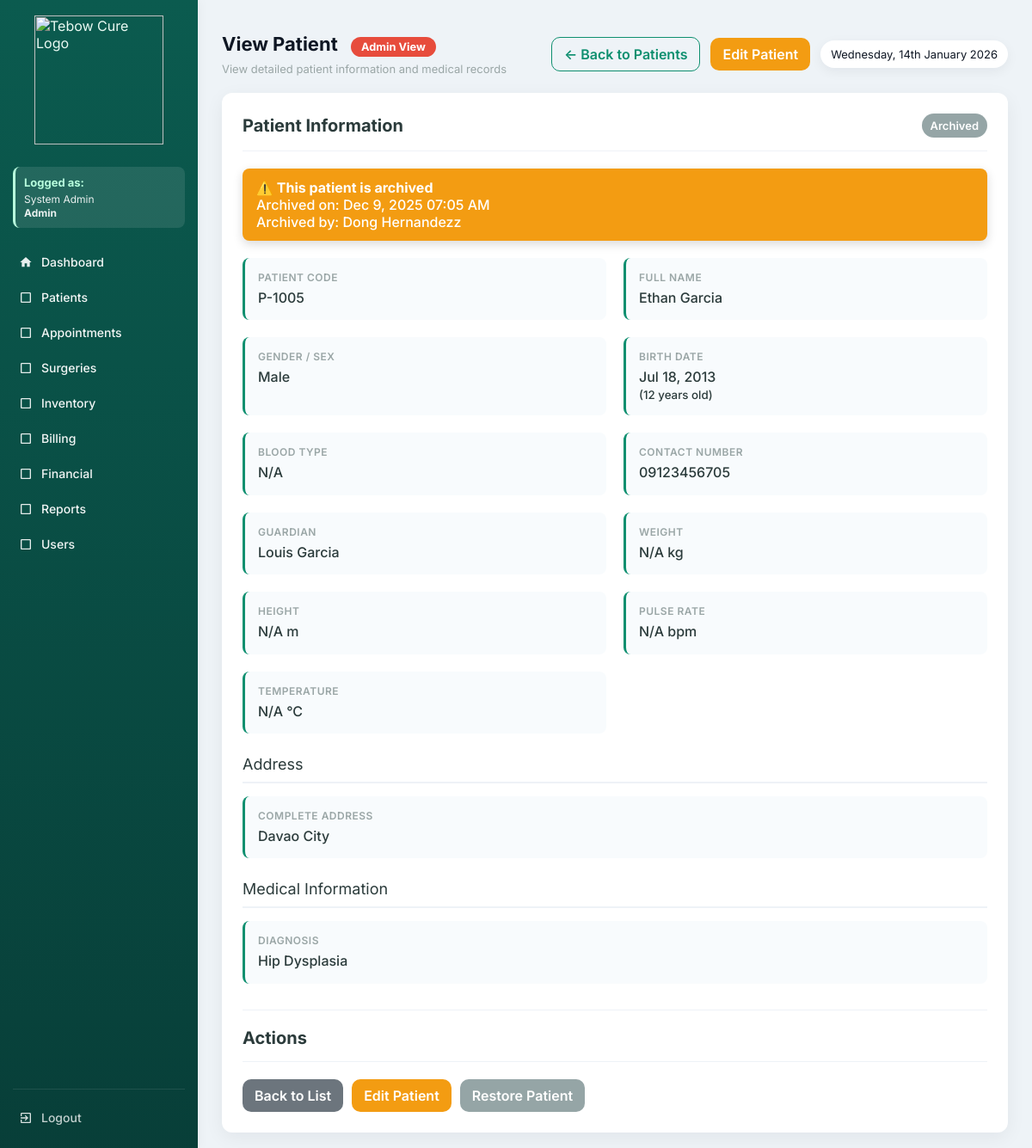
The page /patient_view.php?id=5 (signed in) on the database its author committed.
### tables this page shows
CREATE TABLE `patients` (
  `id` int(11) NOT NULL,
  `patient_code` varchar(20) DEFAULT NULL,
  `first_name` varchar(100) DEFAULT NULL,
  `last_name` varchar(100) DEFAULT NULL,
  `gender` varchar(10) DEFAULT NULL,
  `sex` enum('Male','Female') DEFAULT NULL,
  `birth_date` date DEFAULT NULL,
  `phone` varchar(50) DEFAULT NULL,
  `address` text DEFAULT NULL,
  `guardian` varchar(100) DEFAULT NULL,
  `blood_type` varchar(10) DEFAULT NULL,
  `weight` decimal(5,2) DEFAULT NULL,
  `height` decimal(5,2) DEFAULT NULL,
  `pulse_rate` int(11) DEFAULT NULL,
  `temperature` decimal(4,2) DEFAULT NULL,
  `guardian_name` varchar(150) DEFAULT NULL,
  `created_at` timestamp NOT NULL DEFAULT current_timestamp(),
  `is_archived` tinyint(1) DEFAULT 0,
  `archived_at` datetime DEFAULT NULL,
  `archived_by` int(11) DEFAULT NULL
);

CREATE TABLE `users` (
  `id` int(11) NOT NULL,
  `full_name` varchar(150) DEFAULT NULL,
  `username` varchar(100) DEFAULT NULL,
  `password` varchar(255) DEFAULT NULL,
  `role` enum('Admin','Doctor','Nurse','Staff','Inventory','Billing','SocialWorker') NOT NULL,
  `created_at` timestamp NOT NULL DEFAULT current_timestamp(),
  `is_active` tinyint(1) DEFAULT 1,
  `deactivated_at` datetime DEFAULT NULL
);

### functions.php (called while the page is built, shortened)
<?php
function fetchOne($conn, $sql, $types = null, $params = [])
{
    $stmt = $conn->prepare($sql);
    if ($types) {
        $stmt->bind_param($types, ...$params);
    }
    $stmt->execute();
    $res = $stmt->get_result();
    $row = $res->fetch_assoc();
    return $row;
}
?>

### patient_view.php (the view, shortened to what this page needs)
<?php
require 'config.php';
require 'functions.php';
$current_role = $_SESSION['role'] ?? 'Guest';
$current_name = $_SESSION['name'] ?? 'User';
$role_permissions = [
    'Admin' => [
        'dashboard.php' => 'Dashboard',
        'patients.php' => 'Patients',
        'appointments.php' => 'Appointments',
        'surgeries.php' => 'Surgeries',
        'inventory.php' => 'Inventory',
        'billing.php' => 'Billing',
        'financials.php' => 'Financial',
        'reports.php' => 'Reports',
        'users.php' => 'Users'
    ],
    'Doctor' => [
        'dashboard.php' => 'Dashboard',
        'patients.php' => 'Patients',
        'appointments.php' => 'Appointments',
        'surgeries.php' => 'Surgeries',
        'inventory.php' => 'Inventory',
        'reports.php' => 'Reports'
    ],
    'Nurse' => [
        'dashboard.php' => 'Dashboard',
        'patients.php' => 'Patients',
        'appointments.php' => 'Appointments',
        'inventory.php' => 'Inventory',
        'reports.php' => 'Reports'
    ],
    'Staff' => [
        'dashboard.php' => 'Dashboard',
        'patients.php' => 'Patients',
        'appointments.php' => 'Appointments',
        'reports.php' => 'Reports'
    ],
    'Inventory' => [
        'dashboard.php' => 'Dashboard',
        'inventory.php' => 'Inventory',
        'reports.php' => 'Reports'
    ],
    'Billing' => [
        'dashboard.php' => 'Dashboard',
        'billing.php' => 'Billing',
        'financials.php' => 'Financial',
        'reports.php' => 'Reports'
    ],
    'SocialWorker' => [
        'dashboard.php' => 'Dashboard',
        'financials.php' => 'Financial',
        'reports.php' => 'Reports'
    ]
];
$allowed_pages = $role_permissions[$current_role] ?? ['dashboard.php' => 'Dashboard'];
$patient_id = (int)$_GET['id'];
$current_user_id = $_SESSION['user_id'] ?? 0;
$current_user = fetchOne($conn, "SELECT role FROM users WHERE id = ?", "i", [$current_user_id]);
$is_admin = ($current_user['role'] ?? '') === 'Admin';
$patient = fetchOne($conn, "
    SELECT
        p.*,
        TIMESTAMPDIFF(YEAR, p.birth_date, CURDATE()) AS age,
        GROUP_CONCAT(DISTINCT m.diagnosis SEPARATOR ', ') AS diagnosis,
        u.full_name AS archived_by_name,
        CASE WHEN p.is_archived = 1 THEN 'Archived' ELSE 'Active' END as status_text
    FROM patients p
    LEFT JOIN medical_records m ON p.id = m.patient_id
    LEFT JOIN users u ON p.archived_by = u.id
    WHERE p.id = ?
    GROUP BY p.id
", "i", [$patient_id]);
$diagnosis = $patient['diagnosis'] ?: 'No diagnosis records.';
$is_archived = !empty($patient['is_archived']);
?>
<!DOCTYPE html>
<html lang="en">
<head>
</head>
<body>
  <div class="app">
    <aside class="sidebar" id="sidebar">
      <div class="logo-wrap">
        <a href="dashboard.php" style="display: block;">
          <img src="logo.png" alt="Tebow Cure Logo">
        </a>
      </div>
      <div class="user-info">
        <h4>Logged as:</h4>
        <p><?php echo htmlspecialchars($current_name); ?><br><strong><?php echo htmlspecialchars($current_role); ?></strong></p>
      </div>
      <nav class="menu" id="mainMenu">
        <a href="dashboard.php" class="menu-item <?php echo basename($_SERVER['PHP_SELF']) == 'dashboard.php' ? 'active' : ''; ?>">
          <span class="icon">
            <svg viewBox="0 0 24 24" fill="currentColor">
              <path d="M10 20v-6h4v6h5v-8h3L12 3 2 12h3v8z"/>
            </svg>
          </span>
          <span class="label">Dashboard</span>
        </a>
        <?php foreach($allowed_pages as $page => $label): ?>
          <?php if($page !== 'dashboard.php'): ?>
            <a href="<?php echo $page; ?>" class="menu-item <?php echo basename($_SERVER['PHP_SELF']) == $page ? 'active' : ''; ?>">
              <span class="icon">
                <?php
                  $icons = [
                    'patients.php' => '<svg viewBox="0 0 24 24" fill="currentColor"><path d="M12 12c2.21 0 4-1.79 4-4s-1.79-4-4-4-4 1.79-4 4 1.79 4 4 4zm0 2c-2.67 0-8 1.34-8 4v2h16v-2c0-2.66-5.33-4-8-4z"/></svg>',
                    'appointments.php' => '<svg viewBox="0 0 24 24" fill="currentColor"><path d="M19 3h-1V1h-2v2H8V1H6v2H5c-1.11 0-1.99.9-1.99 2L3 19c0 1.1.89 2 2 2h14c1.1 0 2-.9 2-2V5c0-1.1-.9-2-2-2zm0 16H5V8h14v11zM7 10h5v5H7z"/></svg>',
                    'surgeries.php' => '<svg viewBox="0 0 24 24" fill="currentColor"><path d="M12 2C8.13 2 5 5.13 5 9c0 5.25 7 13 7 13s7-7.75 7-13c0-3.87-3.13-7-7-7zm0 9.5c-1.38 0-2.5-1.12-2.5-2.5s1.12-2.5 2.5-2.5 2.5 1.12 2.5 2.5-1.12 2.5-2.5 2.5z"/></svg>',
                    'inventory.php' => '<svg viewBox="0 0 24 24" fill="currentColor"><path d="M20 8h-3V4H7v4H4v14h16V8zM9 6h6v2H9V6zm11 14H4v-9h16v9zm-7-7H8v-2h5v2z"/></svg>',
                    'billing.php' => '<svg viewBox="0 0 24 24" fill="currentColor"><path d="M11.8 10.9c-2.27-.59-3-1.2-3-2.15 0-1.09 1.01-1.85 2.7-1.85 1.78 0 2.44.85 2.5 2.1h2.21c-.07-1.72-1.12-3.3-3.21-3.81V3h-3v2.16c-1.94.42-3.5 1.68-3.5 3.61 0 2.31 1.91 3.46 4.7 4.13 2.5.6 3 1.48 3 2.41 0 .69-.49 1.79-2.7 1.79-2.06 0-2.87-.92-2.98-2.1h-2.2c.12 2.19 1.76 3.42 3.68 3.83V21h3v-2.15c1.95-.37 3.5-1.5 3.5-3.55 0-2.84-2.43-3.81-4.7-4.4z"/></svg>',
                    'financials.php' => '<svg viewBox="0 0 24 24" fill="currentColor"><path d="M3 13h8V3H3v10zm0 8h8v-6H3v6zm10 0h8V11h-8v10zm0-18v6h8V3h-8z"/></svg>',
                    'reports.php' => '<svg viewBox="0 0 24 24" fill="currentColor"><path d="M19 3H5c-1.1 0-2 .9-2 2v14c0 1.1.9 2 2 2h14c1.1 0 2-.9 2-2V5c0-1.1-.9-2-2-2zM9 17H7v-7h2v7zm4 0h-2V7h2v10zm4 0h-2v-4h2v4z"/></svg>',
                    'users.php' => '<svg viewBox="0 0 24 24" fill="currentColor"><path d="M16 11c1.66 0 2.99-1.34 2.99-3S17.66 5 16 5c-1.66 0-3 1.34-3 3s1.34 3 3 3zm-8 0c1.66 0 2.99-1.34 2.99-3S9.66 5 8 5C6.34 5 5 6.34 5 8s1.34 3 3 3zm0 2c-2.33 0-7 1.17-7 3.5V19h14v-2.5c0-2.33-4.67-3.5-7-3.5zm8 0c-.29 0-.62.02-.97.05 1.16.84 1.97 1.97 1.97 3.45V19h6v-2.5c0-2.33-4.67-3.5-7-3.5z"/></svg>'
                  ];
                  echo $icons[$page] ?? '<svg viewBox="0 0 24 24" fill="currentColor"><path d="M19 5v14H5V5h14m0-2H5c-1.1 0-2 .9-2 2v14c0 1.1.9 2 2 2h14c1.1 0 2-.9 2-2V5c0-1.1-.9-2-2-2z"/></svg>';
                ?>
              </span>
              <span class="label"><?php echo $label; ?></span>
            </a>
          <?php endif; ?>
        <?php endforeach; ?>
      </nav>
      <div class="sidebar-bottom">
        <a href="logout.php" class="menu-item" style="color: rgba(255,255,255,0.8);">
          <span class="icon">
            <svg viewBox="0 0 24 24" fill="currentColor">
              <path d="M10.09 15.59L11.5 17l5-5-5-5-1.41 1.41L12.67 11H3v2h9.67l-2.58 2.59zM19 3H5c-1.11 0-2 .9-2 2v4h2V5h14v14H5v-4H3v4c0 1.1.89 2 2 2h14c1.1 0 2-.9 2-2V5c0-1.1-.9-2-2-2z"/>
            </svg>
          </span>
          <span class="label">Logout</span>
        </a>
      </div>
    </aside>
    <div class="main" id="mainContent">
      <div class="topbar">
        <div class="top-left">
          <h1>View Patient
            <span class="role-badge role-<?php echo strtolower($current_role); ?>">
              <?php echo htmlspecialchars($current_role); ?> View
            </span>
          </h1>
          <p>View detailed patient information and medical records</p>
        </div>
        <div class="top-actions">
          <a href="patients.php" class="btn btn-outline">&larr; Back to Patients</a>
          <?php if (!$is_archived || ($is_archived && $is_admin)): ?>
            <a href="patient_form.php?id=<?php echo $patient_id; ?>" class="btn" style="background: #f39c12; color: white;">Edit Patient</a>
          <?php endif; ?>
          <div class="date-pill"><?php echo date('l, jS F Y'); ?></div>
        </div>
      </div>
      <div class="patient-card">
        <div class="patient-header">
          <h3>Patient Information</h3>
          <span class="status <?php echo $is_archived ? 'archived' : 'active'; ?>">
            <?php echo $is_archived ? 'Archived' : 'Active'; ?>
          </span>
        </div>
        <?php if ($is_archived && !empty($patient['archived_at'])): ?>
          <div class="alert" style="background: #f39c12; margin-bottom: 20px;">
            <strong>⚠️ This patient is archived</strong><br>
            Archived on: <?php echo date('M j, Y h:i A', strtotime($patient['archived_at'])); ?><br>
            <?php if (!empty($patient['archived_by_name'])): ?>
              Archived by: <?php echo htmlspecialchars($patient['archived_by_name']); ?>
            <?php endif; ?>
          </div>
        <?php endif; ?>
        <div class="patient-info-grid">
          <div class="info-group">
            <div class="info-label">Patient Code</div>
            <div class="info-value"><?php echo htmlspecialchars($patient['patient_code']); ?></div>
          </div>
          <div class="info-group">
            <div class="info-label">Full Name</div>
            <div class="info-value"><?php echo htmlspecialchars($patient['first_name'] . ' ' . $patient['last_name']); ?></div>
          </div>
          <div class="info-group">
            <div class="info-label">Gender / Sex</div>
            <div class="info-value"><?php echo htmlspecialchars($patient['gender'] ?? $patient['sex'] ?? 'N/A'); ?></div>
          </div>
          <div class="info-group">
            <div class="info-label">Birth Date</div>
            <div class="info-value">
              <?php echo !empty($patient['birth_date']) ? date('M j, Y', strtotime($patient['birth_date'])) : 'N/A'; ?>
              <?php if (!empty($patient['age'])): ?>
                <br><small>(<?php echo $patient['age']; ?> years old)</small>
              <?php endif; ?>
            </div>
          </div>
          <div class="info-group">
            <div class="info-label">Blood Type</div>
            <div class="info-value"><?php echo htmlspecialchars($patient['blood_type'] ?? 'N/A'); ?></div>
          </div>
          <div class="info-group">
            <div class="info-label">Contact Number</div>
            <div class="info-value"><?php echo htmlspecialchars($patient['phone'] ?? 'N/A'); ?></div>
          </div>
          <div class="info-group">
            <div class="info-label">Guardian</div>
            <div class="info-value"><?php echo htmlspecialchars($patient['guardian_name'] ?? $patient['guardian'] ?? 'N/A'); ?></div>
          </div>
          <div class="info-group">
            <div class="info-label">Weight</div>
            <div class="info-value"><?php echo htmlspecialchars($patient['weight'] ?? 'N/A'); ?> kg</div>
          </div>
          <div class="info-group">
            <div class="info-label">Height</div>
            <div class="info-value"><?php echo htmlspecialchars($patient['height'] ?? 'N/A'); ?> m</div>
          </div>
          <div class="info-group">
            <div class="info-label">Pulse Rate</div>
            <div class="info-value"><?php echo htmlspecialchars($patient['pulse_rate'] ?? 'N/A'); ?> bpm</div>
          </div>
          <div class="info-group">
            <div class="info-label">Temperature</div>
            <div class="info-value"><?php echo htmlspecialchars($patient['temperature'] ?? 'N/A'); ?> °C</div>
          </div>
        </div>
        <div class="section-title">Address</div>
        <div class="info-group" style="grid-column: 1 / -1;">
          <div class="info-label">Complete Address</div>
          <div class="info-value"><?php echo nl2br(htmlspecialchars($patient['address'] ?? 'N/A')); ?></div>
        </div>
        <div class="section-title">Medical Information</div>
        <div class="info-group" style="grid-column: 1 / -1;">
          <div class="info-label">Diagnosis</div>
          <div class="info-value"><?php echo nl2br(htmlspecialchars($diagnosis)); ?></div>
        </div>
        <div class="patient-header" style="margin-top: 30px; border-top: 1px solid #eef2f7; padding-top: 20px;">
          <h3>Actions</h3>
        </div>
        <div style="display: flex; gap: 10px; margin-top: 20px;">
          <a href="patients.php" class="btn" style="background: #6c757d; color: white;">Back to List</a>
          <?php if (!$is_archived || ($is_archived && $is_admin)): ?>
            <a href="patient_form.php?id=<?php echo $patient_id; ?>" class="btn" style="background: #f39c12; color: white;">Edit Patient</a>
          <?php endif; ?>
          <?php if ($is_admin): ?>
            <?php if ($is_archived): ?>
              <a href="patients.php?restore=<?php echo $patient_id; ?>" class="btn" style="background: #95a5a6; color: white;" onclick="return confirm('Restore this patient?')">Restore Patient</a>
            <?php else: ?>
              <a href="patients.php?archive=<?php echo $patient_id; ?>" class="btn" style="background: #7f8c8d; color: white;" onclick="return confirm('Archive this patient?')">Archive Patient</a>
            <?php endif; ?>
          <?php endif; ?>
        </div>
      </div>
    </div>
  </div>
</body>
</html>

### rows shown on the page
patients: archived_at "Dec 9, 2025 07:05 AM", archived_by.full_name "Dong Hernandezz", patient_code "P-1005", first_name+last_name "Ethan Garcia", sex "Male", birth_date "Jul 18, 2013", blood_type "N/A", phone "09123456705", guardian_name "Louis Garcia", weight "N/A", height "N/A", pulse_rate "N/A", temperature "N/A", address "Davao City"

### other values the page prints
$current_name "System Admin"
$current_role "Admin"
$label "Patients"
$label "Appointments"
$label "Surgeries"
$label "Inventory"
$label "Billing"
$label "Financial"
$label "Reports"
$label "Users"
$patient['age'] "12"
$diagnosis "Hip Dysplasia"
